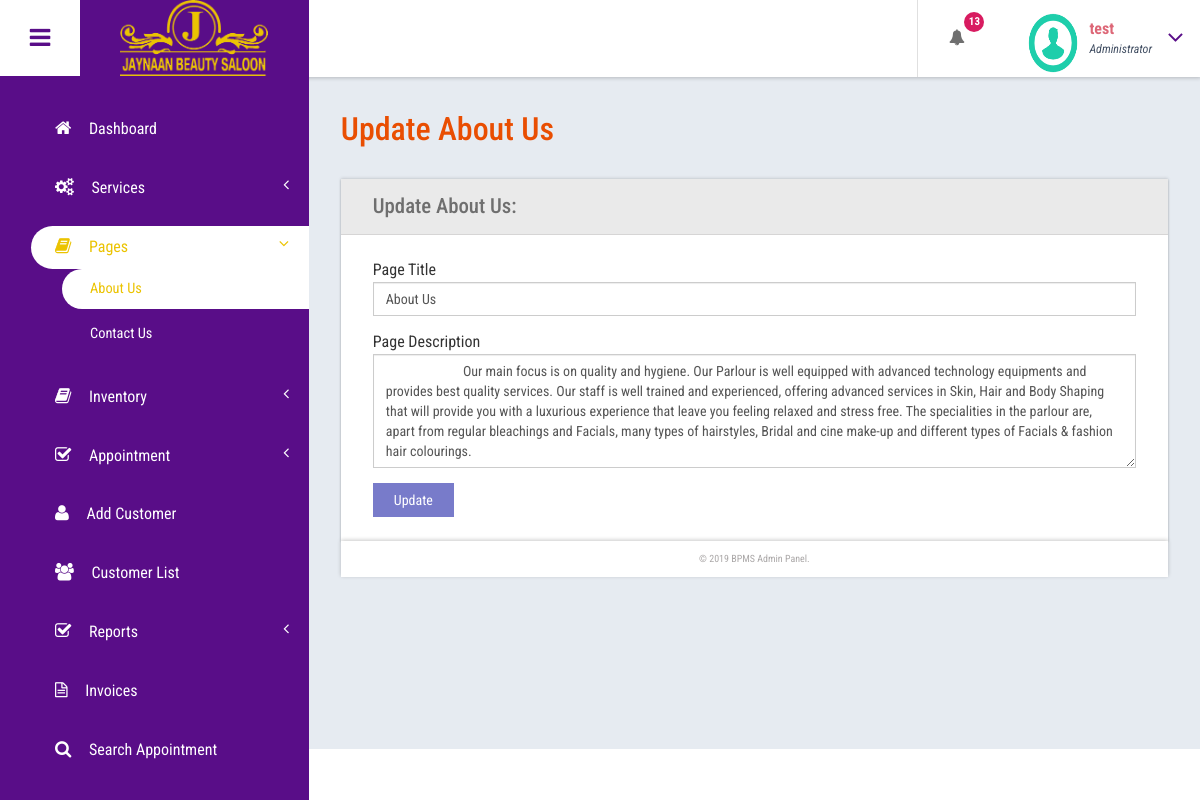
/salon.opencapto.io/admin/about-us.php (signed in), run on the app's committed database.
### tables this page shows
CREATE TABLE `tblpage` (
  `ID` int(10) NOT NULL,
  `PageType` varchar(200) DEFAULT NULL,
  `PageTitle` mediumtext,
  `PageDescription` mediumtext,
  `Email` varchar(200) DEFAULT NULL,
  `MobileNumber` bigint(10) DEFAULT NULL,
  `UpdationDate` date DEFAULT NULL,
  `Timing` varchar(200) NOT NULL
);

### salon.opencapto.io/admin/about-us.php (the view, shortened to what this page needs)
<?php
include('includes/dbconnection.php');
if (strlen($_SESSION['bpmsaid']==0)) {
  header('location:logout.php');
  } else{
  ?>
<!DOCTYPE HTML>
<html>
<head>
<link href="css/bootstrap.css" rel='stylesheet' type='text/css' />
<link href="css/style.css" rel='stylesheet' type='text/css' />
<link href="css/font-awesome.css" rel="stylesheet">
<link href="css/animate.css" rel="stylesheet" type="text/css" media="all">
<link href="css/custom.css" rel="stylesheet">
</head>
<body class="cbp-spmenu-push">
	<div class="main-content">
		 <?php include_once('includes/sidebar.php');?>
	 <?php include_once('includes/header.php');?>
		<div id="page-wrapper">
			<div class="main-page">
				<div class="forms">
					<h3 class="title1">Update About Us</h3>
					<div class="form-grids row widget-shadow" data-example-id="basic-forms">
						<div class="form-title">
							<h4>Update About Us:</h4>
						</div>
						<div class="form-body">
							<form method="post">
  <?php
$ret=mysqli_query($con,"select * from  tblpage where PageType='aboutus'");
while ($row=mysqli_fetch_array($ret)) {
?>
							 <div class="form-group"> <label for="exampleInputEmail1">Page Title</label> <input type="text" class="form-control" name="pagetitle" id="pagetitle" value="<?php  echo $row['PageTitle'];?>" required="true"> </div> <div class="form-group"> <label for="exampleInputPassword1">Page Description</label> <textarea name="pagedes" id="pagedes" rows="5" class="form-control">
        <?php  echo $row['PageDescription'];?></textarea> </div>
							 <?php } ?>
							  <button type="submit" name="submit" class="btn btn-default">Update</button> </form>
						</div>
					</div>
			</div>
		</div>
		 <?php include_once('includes/footer.php');?>
	</div>
</body>
</html>
<?php } ?>

### salon.opencapto.io/admin/includes/header.php (shortened to what this page needs)
<div class="sticky-header header-section ">
      <div class="header-left">
        <button id="showLeftPush"><i class="fa fa-bars"></i></button>
        <div class="logo">
          <a href="index.html">
         <img src="../images/Logo.png" alt="">
          </a>
        </div>
      </div>
      <div class="header-right">
        <div class="profile_details_left">
          <ul class="nofitications-dropdown">
            <?php
$ret1=mysqli_query($con,"select ID,Name from  tblappointment where Status=0");
$num=mysqli_num_rows($ret1);
?>
            <li class="dropdown head-dpdn">
              <a href="#" class="dropdown-toggle" data-toggle="dropdown" aria-expanded="false"><i class="fa fa-bell"></i><span class="badge blue"><?php echo $num;?></span></a>
            </li>
          </ul>
          <div class="clearfix"> </div>
        </div>
        <div class="profile_details">
        <?php
$adid=$_SESSION['bpmsaid'];
$ret=mysqli_query($con,"select AdminName from tbladmin where ID='$adid'");
$row=mysqli_fetch_array($ret);
$name=$row['AdminName'];
?>
          <ul>
            <li class="dropdown profile_details_drop">
              <a href="#" class="dropdown-toggle" data-toggle="dropdown" aria-expanded="false">
                <div class="profile_img">
                  <span class="prfil-img"><img src="images/download (1).png" alt="" width="50" height="60"> </span>
                  <div class="user-name">
                    <p><?php echo $name; ?></p>
                    <span>Administrator</span>
                  </div>
                  <i class="fa fa-angle-down lnr"></i>
                  <div class="clearfix"></div>
                </div>
              </a>
            </li>
          </ul>
        </div>
      </div>
      <div class="clearfix"> </div>
    </div>

### salon.opencapto.io/admin/css/custom.css (style rules this page uses)
#page-wrapper { padding:7em 2em 2.5em; background-color: #E6EBF1; }

### data on the page
tblpage: pagetitle "About Us", pagedes "Our main focus is on quality and hygiene. Our Parlour is well equipped with advanced technology equipments and provides best quality services. Our staff is well trained and experienced, offering advanced services in Skin, Hair and Body Shaping that will provide you with a luxurious experience that leave you feeling relaxed and stress free. The specialities in the parlour are, apart from regular bleachings and Facials, many types of hairstyles, Bridal and cine make-up and different types of Facials & fashion hair colourings."

### other printed values
$num "13"
$name "test"
